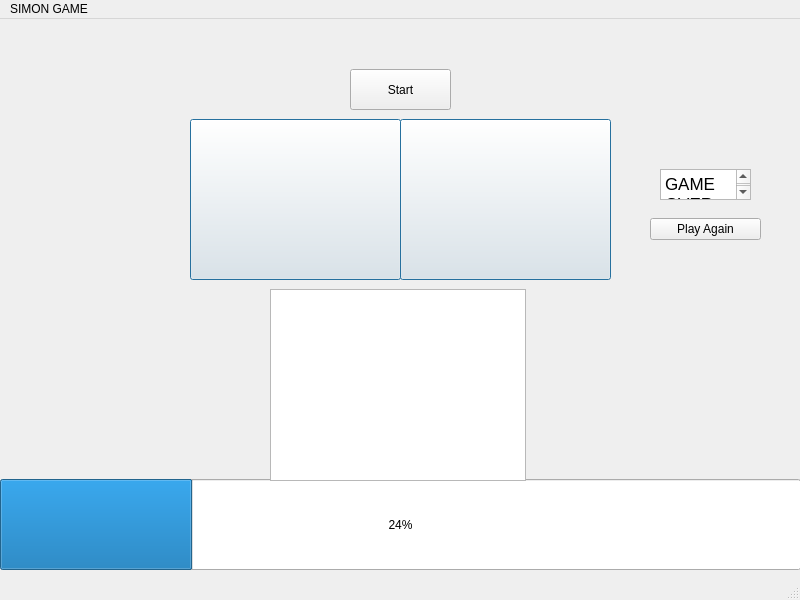
<?xml version="1.0" encoding="UTF-8"?>
<ui version="4.0">
 <class>MainWindow</class>
 <widget class="QMainWindow" name="MainWindow">
  <property name="geometry">
   <rect>
    <x>0</x>
    <y>0</y>
    <width>800</width>
    <height>600</height>
   </rect>
  </property>
  <property name="windowTitle">
   <string>MainWindow</string>
  </property>
  <property name="animated">
   <bool>true</bool>
  </property>
  <property name="tabShape">
   <enum>QTabWidget::TabShape::Rounded</enum>
  </property>
  <widget class="QWidget" name="centralwidget">
   <widget class="QPushButton" name="redButton">
    <property name="geometry">
     <rect>
      <x>400</x>
      <y>100</y>
      <width>211</width>
      <height>161</height>
     </rect>
    </property>
    <property name="text">
     <string/>
    </property>
    <property name="checkable">
     <bool>false</bool>
    </property>
    <property name="checked">
     <bool>false</bool>
    </property>
    <property name="autoDefault">
     <bool>false</bool>
    </property>
    <property name="default">
     <bool>true</bool>
    </property>
   </widget>
   <widget class="QPushButton" name="blueButton">
    <property name="geometry">
     <rect>
      <x>190</x>
      <y>100</y>
      <width>211</width>
      <height>161</height>
     </rect>
    </property>
    <property name="text">
     <string/>
    </property>
    <property name="shortcut">
     <string/>
    </property>
    <property name="autoDefault">
     <bool>false</bool>
    </property>
    <property name="default">
     <bool>true</bool>
    </property>
    <property name="flat">
     <bool>false</bool>
    </property>
   </widget>
   <widget class="QPushButton" name="startButton">
    <property name="geometry">
     <rect>
      <x>350</x>
      <y>50</y>
      <width>101</width>
      <height>41</height>
     </rect>
    </property>
    <property name="text">
     <string>Start</string>
    </property>
   </widget>
   <widget class="QProgressBar" name="progressBar">
    <property name="geometry">
     <rect>
      <x>0</x>
      <y>460</y>
      <width>801</width>
      <height>91</height>
     </rect>
    </property>
    <property name="value">
     <number>24</number>
    </property>
   </widget>
   <widget class="QGraphicsView" name="graphicsView">
    <property name="geometry">
     <rect>
      <x>270</x>
      <y>270</y>
      <width>256</width>
      <height>192</height>
     </rect>
    </property>
    <property name="verticalScrollBarPolicy">
     <enum>Qt::ScrollBarPolicy::ScrollBarAlwaysOff</enum>
    </property>
    <property name="horizontalScrollBarPolicy">
     <enum>Qt::ScrollBarPolicy::ScrollBarAlwaysOff</enum>
    </property>
    <property name="backgroundBrush">
     <brush brushstyle="NoBrush">
      <color alpha="255">
       <red>50</red>
       <green>50</green>
       <blue>50</blue>
      </color>
     </brush>
    </property>
    <property name="foregroundBrush">
     <brush brushstyle="NoBrush">
      <color alpha="255">
       <red>50</red>
       <green>50</green>
       <blue>50</blue>
      </color>
     </brush>
    </property>
   </widget>
   <widget class="QTextBrowser" name="playOverMessage">
    <property name="geometry">
     <rect>
      <x>660</x>
      <y>150</y>
      <width>91</width>
      <height>31</height>
     </rect>
    </property>
    <property name="html">
     <string>&lt;!DOCTYPE HTML PUBLIC &quot;-//W3C//DTD HTML 4.0//EN&quot; &quot;http://www.w3.org/TR/REC-html40/strict.dtd&quot;&gt;
&lt;html&gt;&lt;head&gt;&lt;meta name=&quot;qrichtext&quot; content=&quot;1&quot; /&gt;&lt;meta charset=&quot;utf-8&quot; /&gt;&lt;style type=&quot;text/css&quot;&gt;
p, li { white-space: pre-wrap; }
hr { height: 1px; border-width: 0; }
li.unchecked::marker { content: &quot;\2610&quot;; }
li.checked::marker { content: &quot;\2612&quot;; }
&lt;/style&gt;&lt;/head&gt;&lt;body style=&quot; font-family:'.AppleSystemUIFont'; font-size:13pt; font-weight:400; font-style:normal;&quot;&gt;
&lt;p style=&quot; margin-top:0px; margin-bottom:0px; margin-left:0px; margin-right:0px; -qt-block-indent:0; text-indent:0px;&quot;&gt;GAME OVER&lt;/p&gt;&lt;/body&gt;&lt;/html&gt;</string>
    </property>
   </widget>
   <widget class="QWidget" name="">
    <property name="geometry">
     <rect>
      <x>650</x>
      <y>190</y>
      <width>111</width>
      <height>41</height>
     </rect>
    </property>
    <layout class="QVBoxLayout" name="verticalLayout">
     <item>
      <widget class="QPushButton" name="playAgainButton">
       <property name="text">
        <string>Play Again</string>
       </property>
      </widget>
     </item>
    </layout>
   </widget>
  </widget>
  <widget class="QStatusBar" name="statusbar"/>
  <widget class="QMenuBar" name="menubar">
   <property name="geometry">
    <rect>
     <x>0</x>
     <y>0</y>
     <width>800</width>
     <height>37</height>
    </rect>
   </property>
   <widget class="QMenu" name="menuSIMON_GAME">
    <property name="title">
     <string>SIMON GAME</string>
    </property>
   </widget>
   <addaction name="menuSIMON_GAME"/>
  </widget>
 </widget>
 <resources/>
 <connections/>
</ui>
